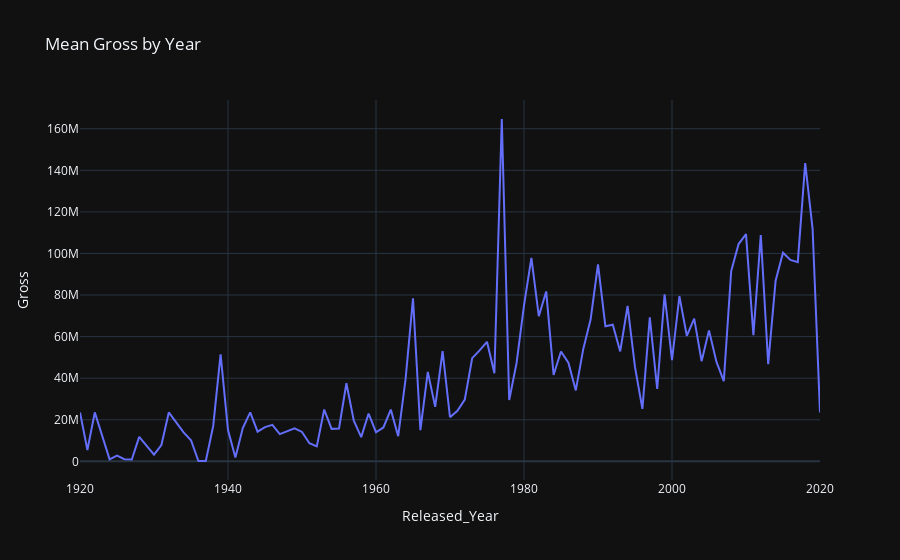

Here is the notebook cell this chart was saved with:
### Code cell
import plotly.express as px

# Group by 'Released_Year' and calculate mean of 'Gross'
df_mean_gross_by_year = df.groupby('Released_Year')['Gross'].mean().reset_index()

# Create a line plot for the mean gross by year
fig = px.line(df_mean_gross_by_year, x='Released_Year', y='Gross', title='Mean Gross by Year')

# Show the plot
fig.show()
